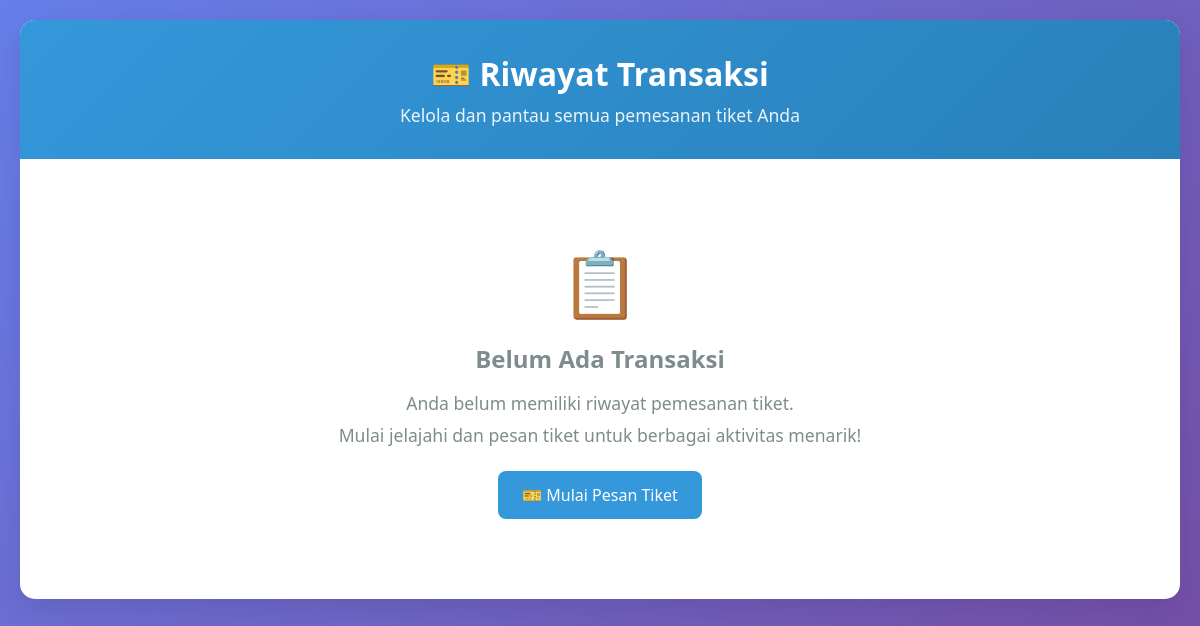
The page /users/transaksi/transaksi.php (signed in) on the database as committed earlier.
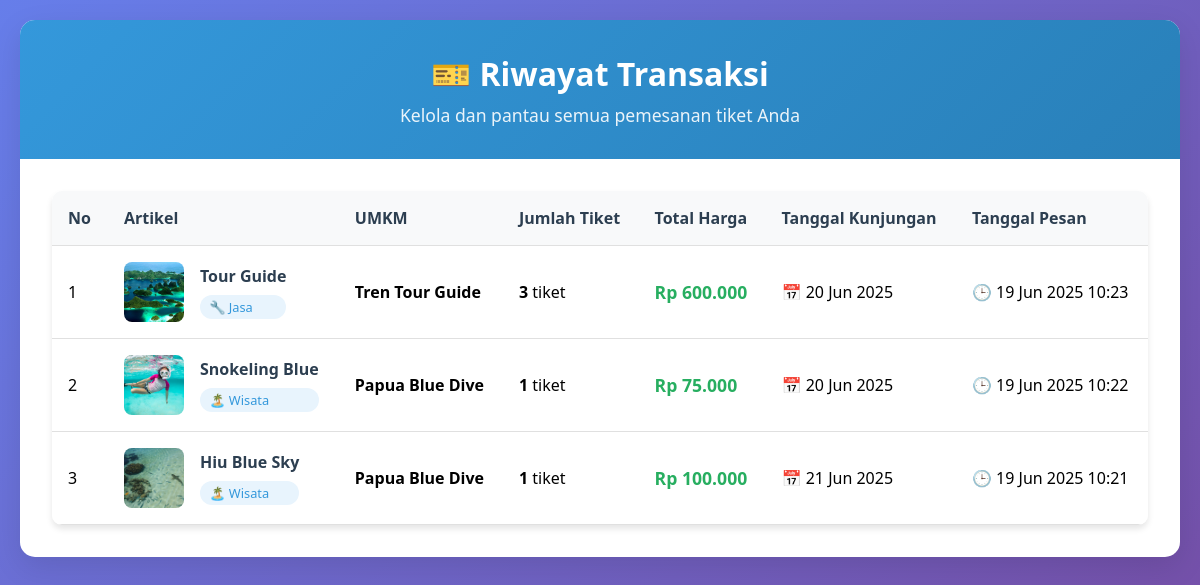
The same page on the database as committed later.
### tables this page shows
CREATE TABLE `pemesanan_tiket` (
  `id` int(11) NOT NULL,
  `user_id` int(11) NOT NULL,
  `artikel_id` int(11) NOT NULL,
  `jumlah_tiket` int(11) NOT NULL DEFAULT 1,
  `total_harga` decimal(10,2) NOT NULL,
  `nama_pemesan` varchar(255) NOT NULL,
  `email_pemesan` varchar(255) NOT NULL,
  `phone_pemesan` varchar(20) DEFAULT NULL,
  `tanggal_kunjungan` date NOT NULL,
  `catatan` text DEFAULT NULL,
  `created_at` timestamp NOT NULL DEFAULT current_timestamp(),
  `updated_at` timestamp NOT NULL DEFAULT current_timestamp() ON UPDATE current_timestamp()
);

CREATE TABLE `artikel` (
  `id` int(11) NOT NULL,
  `umkm_id` int(11) NOT NULL,
  `judul` varchar(200) NOT NULL,
  `deskripsi` text NOT NULL,
  `harga` decimal(15,2) NOT NULL,
  `kategori` enum('jasa','event','kuliner','kerajinan','wisata') NOT NULL,
  `gambar` varchar(255) DEFAULT NULL,
  `status` enum('active','inactive') DEFAULT 'active',
  `created_at` timestamp NOT NULL DEFAULT current_timestamp(),
  `updated_at` timestamp NOT NULL DEFAULT current_timestamp() ON UPDATE current_timestamp()
);

CREATE TABLE `umkm` (
  `id` int(11) NOT NULL,
  `email` varchar(100) NOT NULL,
  `password` varchar(255) NOT NULL,
  `business_name` varchar(100) NOT NULL,
  `owner_name` varchar(100) NOT NULL,
  `phone` varchar(20) NOT NULL,
  `address` text NOT NULL,
  `business_type` enum('jasa','event','kuliner','kerajinan','wisata') NOT NULL,
  `description` text DEFAULT NULL,
  `profile_image` varchar(255) DEFAULT 'default-umkm.jpg',
  `status` enum('pending','active','inactive') DEFAULT 'pending',
  `created_at` timestamp NOT NULL DEFAULT current_timestamp(),
  `updated_at` timestamp NOT NULL DEFAULT current_timestamp() ON UPDATE current_timestamp()
);

### users/transaksi/transaksi.php (the view, shortened to what this page needs)
<?php
$user_id = $_SESSION['user_id'];
$db = getDbConnection();
$bookings_query = "SELECT pt.*, a.judul, a.gambar, a.kategori, u.business_name
                   FROM pemesanan_tiket pt
                   JOIN artikel a ON pt.artikel_id = a.id
                   JOIN umkm u ON a.umkm_id = u.id
                   WHERE pt.user_id = ?
                   ORDER BY pt.created_at DESC";
$bookings_stmt = $db->prepare($bookings_query);
$bookings_stmt->bind_param("i", $user_id);
$bookings_stmt->execute();
$bookings_result = $bookings_stmt->get_result();
$bookings = $bookings_result->fetch_all(MYSQLI_ASSOC);
function formatPrice($price) {
    return 'Rp ' . number_format($price, 0, ',', '.');
}
function formatDate($date) {
    return date('d M Y', strtotime($date));
}
function formatDateTime($datetime) {
    return date('d M Y H:i', strtotime($datetime));
}
function getCategoryIcon($kategori) {
    $icons = [
        'jasa' => '🔧',
        'event' => '🎉',
        'kuliner' => '🍽️',
        'kerajinan' => '🎨',
        'wisata' => '🏝️'
    ];
    return $icons[$kategori] ?? '📄';
}
?>
<!DOCTYPE html>
<html lang="id">
<head>
</head>
<body>
    <div class="container">
        <div class="header">
            <h1>🎫 Riwayat Transaksi</h1>
            <p>Kelola dan pantau semua pemesanan tiket Anda</p>
        </div>
        <div class="content">
            <?php if (count($bookings) > 0): ?>
                <div class="table-container">
                    <table>
                        <thead>
                            <tr>
                                <th>No</th>
                                <th>Artikel</th>
                                <th>UMKM</th>
                                <th>Jumlah Tiket</th>
                                <th>Total Harga</th>
                                <th>Tanggal Kunjungan</th>
                                <th>Tanggal Pesan</th>
                            </tr>
                        </thead>
                        <tbody>
                            <?php foreach ($bookings as $index => $booking): ?>
                                <tr>
                                    <td><?php echo $index + 1; ?></td>
                                    <td>
                                        <div class="article-info">
                                            <?php if ($booking['gambar']): ?>
                                                <img src="../../uploads/artikel_images/<?php echo htmlspecialchars($booking['gambar']); ?>"
                                                     alt="<?php echo htmlspecialchars($booking['judul']); ?>"
                                                     class="article-image">
                                            <?php else: ?>
                                                <div class="article-image-placeholder">
                                                    <?php echo getCategoryIcon($booking['kategori']); ?>
                                                </div>
                                            <?php endif; ?>
                                            <div class="article-details">
                                                <h4><?php echo htmlspecialchars($booking['judul']); ?></h4>
                                                <div class="category">
                                                    <?php echo getCategoryIcon($booking['kategori']) . ' ' . ucfirst($booking['kategori']); ?>
                                                </div>
                                            </div>
                                        </div>
                                    </td>
                                    <td>
                                        <strong><?php echo htmlspecialchars($booking['business_name']); ?></strong>
                                    </td>
                                    <td>
                                        <strong><?php echo $booking['jumlah_tiket']; ?></strong> tiket
                                    </td>
                                    <td>
                                        <div class="price"><?php echo formatPrice($booking['total_harga']); ?></div>
                                    </td>
                                    <td>
                                        📅 <?php echo formatDate($booking['tanggal_kunjungan']); ?>
                                    </td>
                                    <td>
                                        🕒 <?php echo formatDateTime($booking['created_at']); ?>
                                    </td>
                                </tr>
                            <?php endforeach; ?>
                        </tbody>
                    </table>
                </div>
            <?php else: ?>
                <div class="no-data">
                    <div style="font-size: 4rem; margin-bottom: 1rem;">📋</div>
                    <h3>Belum Ada Transaksi</h3>
                    <p>Anda belum memiliki riwayat pemesanan tiket.</p>
                    <p>Mulai jelajahi dan pesan tiket untuk berbagai aktivitas menarik!</p>
                    <a href="user_dashboard.php" class="btn btn-primary" style="margin-top: 1rem;">
                        🎫 Mulai Pesan Tiket
                    </a>
                </div>
            <?php endif; ?>
        </div>
    </div>
</body>
</html>

### users/transaksi/transaksi.php (style rules this page uses)
* { margin: 0; padding: 0; box-sizing: border-box; }
body { font-family: 'Segoe UI', Tahoma, Geneva, Verdana, sans-serif; background: linear-gradient(135deg, #667eea 0%, #764ba2 100%); min-height: 100vh; padding: 20px; }
.container { max-width: 1200px; margin: 0 auto; background: white; border-radius: 15px; box-shadow: 0 10px 30px rgba(0, 0, 0, 0.1); overflow: hidden; }
.header { background: linear-gradient(135deg, #3498db, #2980b9); color: white; padding: 2rem; text-align: center; }
.header h1 { font-size: 2rem; margin-bottom: 0.5rem; }
.header p { opacity: 0.9; font-size: 1.1rem; }
.content { padding: 2rem; }
.table-container { overflow-x: auto; border-radius: 10px; box-shadow: 0 4px 6px rgba(0, 0, 0, 0.1); }
table { width: 100%; border-collapse: collapse; background: white; }
th, td { padding: 1rem; text-align: left; border-bottom: 1px solid #e0e0e0; }
th { background: #f8f9fa; font-weight: 600; color: #2c3e50; position: sticky; top: 0; }
.article-info { display: flex; align-items: center; gap: 1rem; }
.article-image { width: 60px; height: 60px; border-radius: 8px; object-fit: cover; }
.article-details h4 { margin-bottom: 0.5rem; color: #2c3e50; }
.article-details .category { background: #e8f4fd; color: #3498db; padding: 0.2rem 0.6rem; border-radius: 15px; font-size: 0.8rem; font-weight: 500; }
.price { font-weight: 600; color: #27ae60; font-size: 1.1rem; }
.btn { padding: 0.8rem 1.5rem; border: none; border-radius: 8px; cursor: pointer; font-size: 1rem; text-decoration: none; display: inline-block; transition: all 0.3s; }
.btn-primary { background: #3498db; color: white; }
.no-data { text-align: center; padding: 3rem; color: #7f8c8d; }
.no-data h3 { margin-bottom: 1rem; font-size: 1.5rem; }
.no-data p { font-size: 1.1rem; margin-bottom: 0.5rem; }

Rows that differ between the two databases and show on the page:
added pemesanan_tiket: artikel.gambar (picture), artikel.judul "Tour Guide", artikel.kategori "🔧", artikel.kategori "Jasa", umkm.business_name "Tren Tour Guide", jumlah_tiket "3", total_harga "Rp 600.000", tanggal_kunjungan "20 Jun 2025", created_at "19 Jun 2025 10:23"
added pemesanan_tiket: artikel.gambar (picture), artikel.judul "Snokeling Blue", artikel.kategori "🏝️", artikel.kategori "Wisata", umkm.business_name "Papua Blue Dive", jumlah_tiket "1", total_harga "Rp 75.000", tanggal_kunjungan "20 Jun 2025", created_at "19 Jun 2025 10:22"
added pemesanan_tiket: artikel.gambar (picture), artikel.judul "Hiu Blue Sky", artikel.kategori "🏝️", artikel.kategori "Wisata", umkm.business_name "Papua Blue Dive", jumlah_tiket "1", total_harga "Rp 100.000", tanggal_kunjungan "21 Jun 2025", created_at "19 Jun 2025 10:21"
Other text that changed with them:
text no longer shown: "📋 Belum Ada Transaksi Anda belum memiliki riwayat pemesanan tiket. Mulai jelajahi dan pesan tiket untuk berbagai aktivitas menarik! 🎫 Mulai Pesan Tiket"
text now shown: "No Artikel UMKM Jumlah Tiket Total Harga Tanggal Kunjungan Tanggal Pesan"
